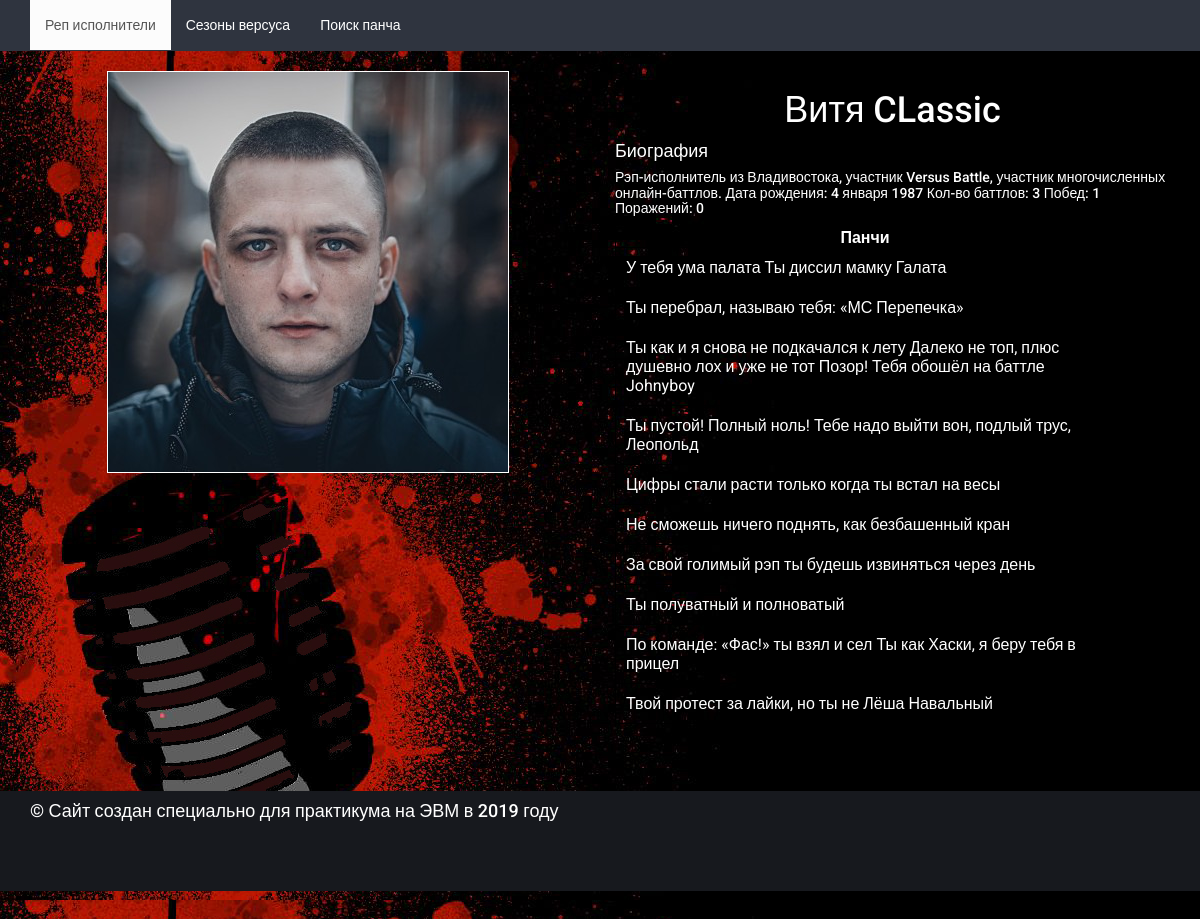
The app's page /rapper/1/ with its own data.
### main/models.py (models this page shows)
class Rapper(models.Model):
 id_rapper = models.IntegerField(primary_key=True)
 name = models.CharField(max_length=100)
 biography = models.CharField(max_length=500)
 photo = models.BinaryField(null=True)

class Punch(models.Model):
 id_punch = models.IntegerField(primary_key=True)
 id_rapper = models.ForeignKey(Rapper)
 fabula = models.CharField(max_length=200,null=True)
 id_season = models.ForeignKey(Season,null=True)
 censure = models.IntegerField()
 text = models.CharField(max_length=500)

### main/views.py (the view)
# urls.py: url(r'^(?P<rapper_id>\w+)/$', views.rapper1, name='rapper1'),
def rapper1(request, rapper_id):
    rapper = Rapper.objects.get(id_rapper=rapper_id)
    punchs = Punch.objects.filter(id_rapper=rapper_id)
    data = {"rapper": rapper, "punchs": punchs}
    return render(request, 'main/rapper_block.html',  context=data)

### main/templates/main/rapper_block.html
﻿{% extends 'base.html' %}
{% load static %}
{% block content %}
    <div class="container">
        <div class="row">
            <div class="col-lg-6">
                <img src={% static rapper.photo %} class="raper-image" >
            </div>
            <div class="col-lg-6">
                <h1 class="text-center">
                    {{ rapper.name }}
                </h1>
                <div>
                    <h4>
                        Биография
                    </h4>
                </div>
                <div>
                    <h5>
                        {{ rapper.biography }}
                    </h5>
                </div>
                {% if punchs.count > 0 %}
                <div style="width:500px; height:500px; overflow:auto;">
                <table style="border:1px solid black;">
                    <tr><th style="text-align:center">Панчи</th></tr>
                {%for number in punchs %}
                    <tr><td style="border:1px solid black;padding: 10px;">{{ number.text }}</td></tr>
                {% endfor%}
                    </table>
                </div>
                {% endif %}
            </div>
        </div>
    </div>
{% endblock %}

### app/static/app/content/style.css (style rules this page uses)
html, body { background: url('bg.jpg'); background-attachment: fixed; height: 100%; max-height: 100%; font-family: 'Roboto', sans-serif; background-color: #edeef0; color: white; }
.raper-image { border: 1px solid #fff; display: block; margin: auto; position: center; margin-bottom: 20px; max-height: 410px; max-width: 560px; }

### records on screen
Rapper: photo (picture), name "Витя CLassic", biography "Рэп-исполнитель из Владивостока, участник Versus Battle, участник многочисленных онлайн-баттлов. Дата рождения: 4 января 1987 Кол-во баттлов: 3 Побед: 1 Поражений: 0"
Punch: text "У тебя ума палата Ты диссил мамку Галата"
Punch: text "Ты перебрал, называю тебя: «МС Перепечка»"
Punch: text "Ты как и я снова не подкачался к лету Далеко не топ, плюс душевно лох и уже не тот Позор! Тебя обошёл на баттле Johnyboy"
Punch: text "Ты пустой! Полный ноль! Тебе надо выйти вон, подлый трус, Леопольд"
Punch: text "Цифры стали расти только когда ты встал на весы"
Punch: text "Не сможешь ничего поднять, как безбашенный кран"
Punch: text "За свой голимый рэп ты будешь извиняться через день"
Punch: text "Ты полуватный и полноватый"
Punch: text "По команде: «Фас!» ты взял и сел Ты как Хаски, я беру тебя в прицел"
Punch: text "Твой протест за лайки, но ты не Лёша Навальный"
